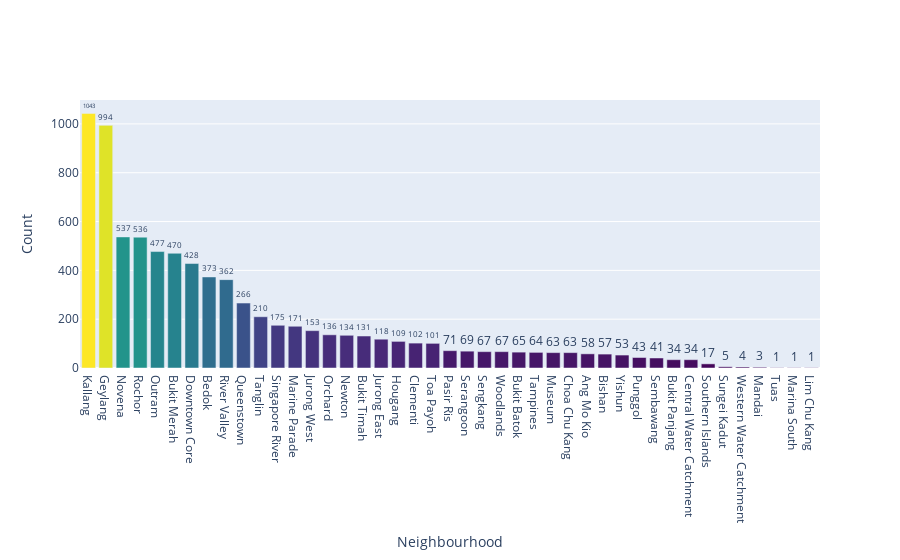

Notebook source saved alongside this figure:
### Code cell
# Assuming df is your DataFrame containing the data
neighborhood_counts = df['neighbourhood'].value_counts().reset_index()
neighborhood_counts.columns = ['neighbourhood', 'count']

fig = go.Figure(go.Bar(
    x=neighborhood_counts['neighbourhood'], y=neighborhood_counts['count'],
    marker={'color': neighborhood_counts['count'], 'colorscale': 'Viridis'},  
    text=neighborhood_counts['count'],
    textposition="outside",
))
fig.update_layout(xaxis_title="Neighbourhood", yaxis_title="Count")
fig.show()

### Figure 1 — Plotly figure (JSON) as saved in the notebook; plotly's stock layout.template omitted (floating-point values rounded to 4 significant figures)
{"data": [{"marker": {"color": [1043, 994, 537, 536, 477, 470, 428, 373, 362, 266, 210, 175, 171, 153, 136, 134, 131, 118, 109, 102, 101, 71, 69, 67, 67, 65, 64, 63, 63, 58, 57, 53, 43, 41, 34, 34, 17, 5, 4, 3, 1, 1, 1], "colorscale": [[0, "#440154"], [0.1111, "#482878"], [0.2222, "#3e4989"], [0.3333, "#31688e"], [0.4444, "#26828e"], [0.5556, "#1f9e89"], [0.6667, "#35b779"], [0.7778, "#6ece58"], [0.8889, "#b5de2b"], [1, "#fde725"]]}, "text": [1043, 994, 537, 536, 477, 470, 428, 373, 362, 266, 210, 175, 171, 153, 136, 134, 131, 118, 109, 102, 101, 71, 69, 67, 67, 65, 64, 63, 63, 58, 57, 53, 43, 41, 34, 34, 17, 5, 4, 3, 1, 1, 1], "textposition": "outside", "type": "bar", "x": ["Kallang", "Geylang", "Novena", "Rochor", "Outram", "Bukit Merah", "Downtown Core", "Bedok", "River Valley", "Queenstown", "Tanglin", "Singapore River", "Marine Parade", "Jurong West", "Orchard", "Newton", "Bukit Timah", "Jurong East", "Hougang", "Clementi", "Toa Payoh", "Pasir Ris", "Serangoon", "Sengkang", "Woodlands", "Bukit Batok", "Tampines", "Museum", "Choa Chu Kang", "Ang Mo Kio", "Bishan", "Yishun", "Punggol", "Sembawang", "Bukit Panjang", "Central Water Catchment", "Southern Islands", "Sungei Kadut", "Western Water Catchment", "Mandai", "Tuas", "Marina South", "Lim Chu Kang"], "y": [1043, 994, 537, 536, 477, 470, 428, 373, 362, 266, 210, 175, 171, 153, 136, 134, 131, 118, 109, 102, 101, 71, 69, 67, 67, 65, 64, 63, 63, 58, 57, 53, 43, 41, 34, 34, 17, 5, 4, 3, 1, 1, 1]}], "layout": {"xaxis": {"title": {"text": "Neighbourhood"}}, "yaxis": {"title": {"text": "Count"}}}}
